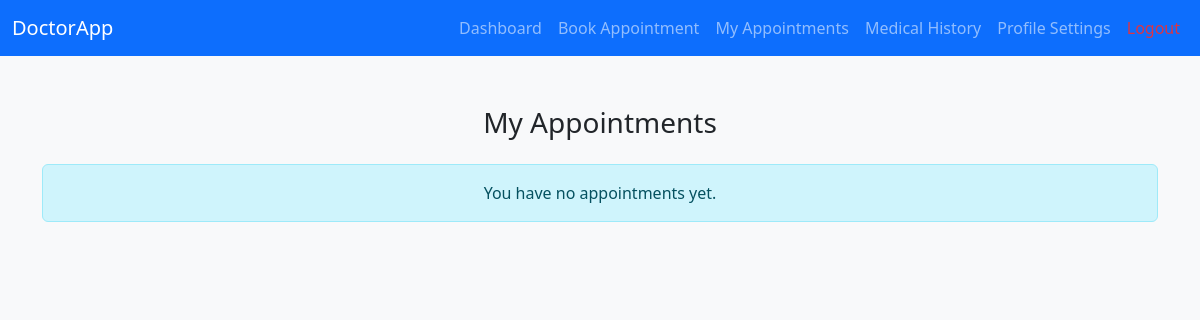
Page /patient-appointments/ (signed in) on the earlier database version.
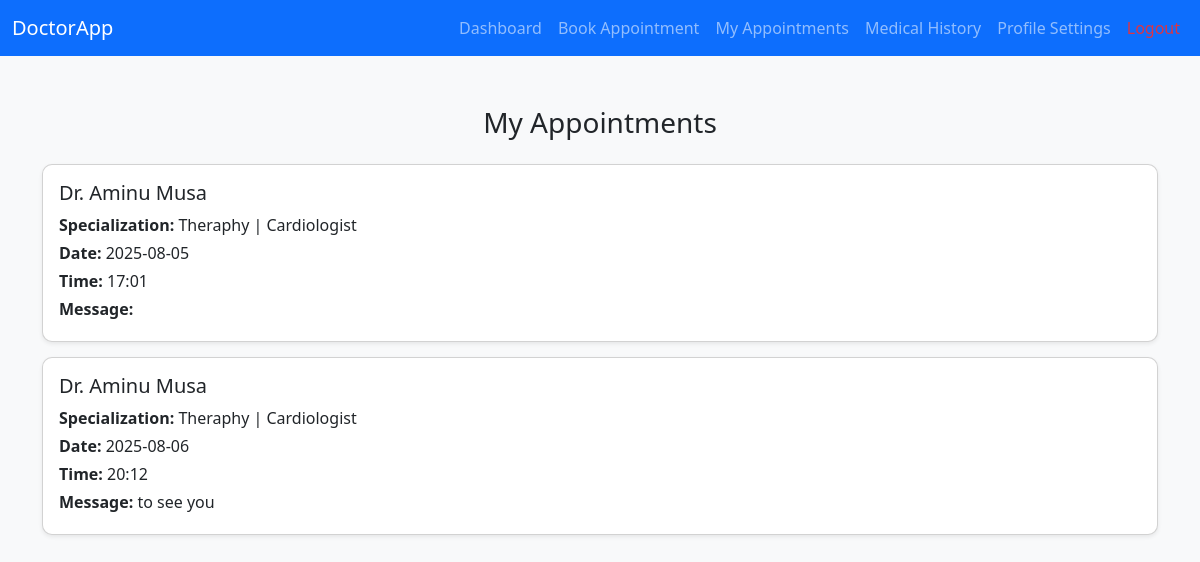
Same page on the later database version.
### ODABSApp/models.py (models this page shows, shortened)
class Appointments(models.Model):
    patient = models.ForeignKey(PatientProfile, on_delete=models.CASCADE)
    date = models.CharField(max_length=20, blank=True)
    time = models.CharField(max_length=10, blank=True)
    message_or_reason = models.TextField(max_length=250, blank=True)
    doctor = models.ForeignKey(DoctorProfile, on_delete=models.CASCADE)
    status = models.CharField(default='Pending')

class DoctorProfile(models.Model):
    doctor = models.ForeignKey(User, on_delete=models.CASCADE)
    speciallization = models.TextField(max_length=250, blank=True)
    biography = models.TextField(max_length=250, blank=True)
    profile_img = models.ImageField(upload_to='doctor/', blank=True)

### ODABSApp/views.py (the view)
# urls.py: path('patient-appointments/', views.patient_appointments, name="patient-appointments"),
@login_required(login_url='/')
def patient_appointments(request):
    current_user = PatientProfile.objects.get(patient=request.user)
    apppointments = Appointments.objects.filter(patient=current_user)
    context = {
        'appointments': apppointments
    }
    return render(request, "patient/my-appointment.html", context)

### templates/patient/my-appointment.html (shortened to what this page needs)
{% extends 'patient/p-dash.html' %}
{% block content %}
<div class="container">
    <h3 class="mb-4 text-center">My Appointments</h3>
    {% if appointments %}
      {% for appointment in appointments %}
        <div class="card p-3 shadow-sm">
          <div class="d-flex justify-content-between align-items-center">
            <div>
              <h5>Dr. {{ appointment.doctor.doctor.first_name }}</h5>
              <p class="mb-1"><strong>Specialization:</strong> {{ appointment.doctor.speciallization }}</p>
              <p class="mb-1"><strong>Date:</strong> {{ appointment.date }}</p>
              <p class="mb-1"><strong>Time:</strong> {{ appointment.time }}</p>
              <p class="mb-1"><strong>Message:</strong> {{ appointment.message_or_reason }}</p>
            </div>
          </div>
        </div>
      {% endfor %}
    {% else %}
      <div class="alert alert-info text-center">
        You have no appointments yet.
      </div>
    {% endif %}
  </div>
{% endblock %}

### templates/patient/p-dash.html (shortened to what this page needs)
{% extends "patient/p-base.html" %}

### templates/patient/p-base.html (shortened to what this page needs)
{% load static %}
<!DOCTYPE html>
<html lang="en">
<head>
  <link href="https://cdn.jsdelivr.net/npm/bootstrap@5.3.0/dist/css/bootstrap.min.css" rel="stylesheet">
  <link rel="stylesheet" href="{% static 'css/alert.css' %}">
</head>
<body>
  <nav class="navbar navbar-expand-lg navbar-dark bg-primary">
    <div class="container-fluid">
      <a class="navbar-brand" href="#">DoctorApp</a>
      <div class="collapse navbar-collapse" id="navbarNav">
        <ul class="navbar-nav ms-auto">
          <li class="nav-item"><a class="nav-link" href="/dash/">Dashboard</a></li>
          <li class="nav-item"><a class="nav-link" href="/book-appointment/">Book Appointment</a></li>
          <li class="nav-item"><a class="nav-link" href="/patient-appointments/">My Appointments</a></li>
          <li class="nav-item"><a class="nav-link" href="/medical-history/">Medical History</a></li>
          <li class="nav-item"><a class="nav-link" href="/p-profile/">Profile Settings</a></li>
          <li class="nav-item"><a class="nav-link text-danger" href="/logout/">Logout</a></li>
        </ul>
      </div>
    </div>
  </nav>
  {% block content %}{% endblock %}
</body>
</html>

### templates/patient/my-appointment.html (style rules this page uses)
body { background-color: #f8f9fa; font-family: 'Segoe UI', sans-serif; }
.container { margin-top: 50px; }
.card { border-radius: 10px; }
.card + .card { margin-top: 15px; }

Differences in the rows shown:
added Appointments: doctor.doctor.first_name "Aminu Musa", doctor.speciallization "Theraphy | Cardiologist", date "2025-08-05", time "17:01"
added Appointments: doctor.doctor.first_name "Aminu Musa", doctor.speciallization "Theraphy | Cardiologist", date "2025-08-06", time "20:12", message_or_reason "to see you"
Other differences:
text no longer shown: "You have no appointments yet."
